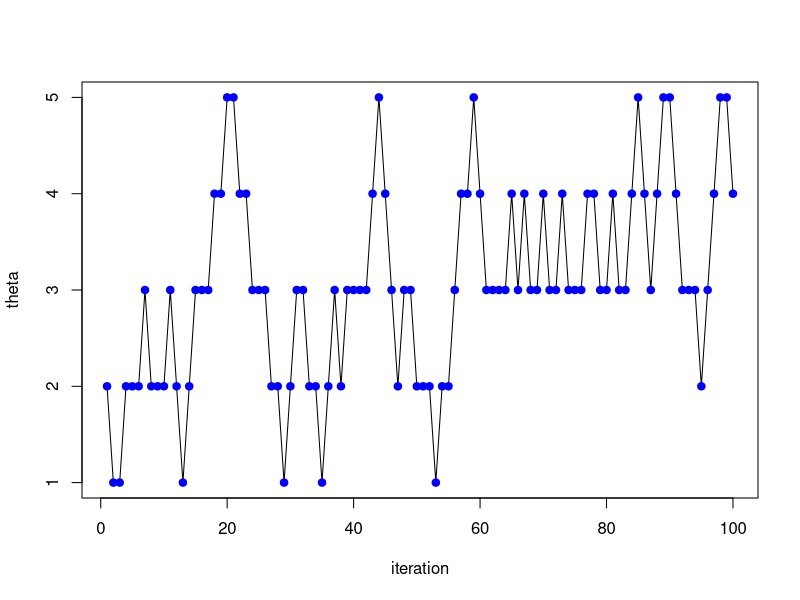
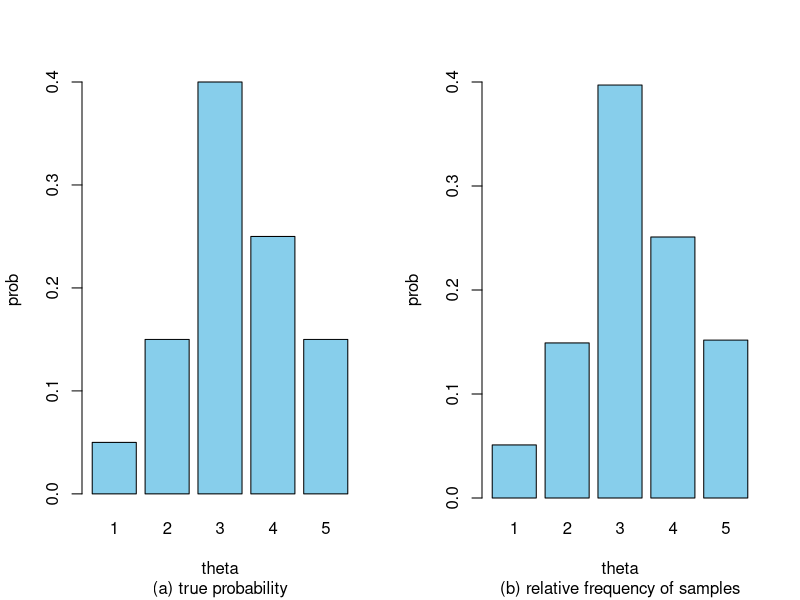
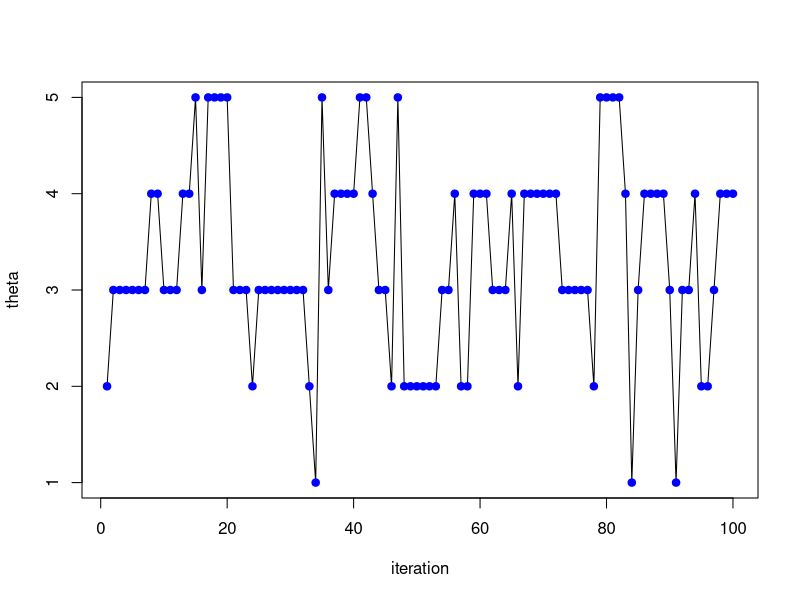
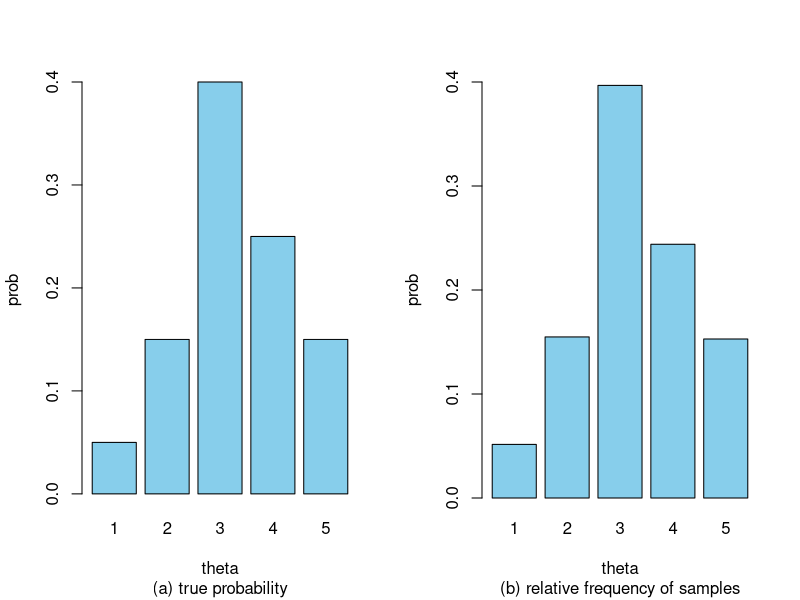
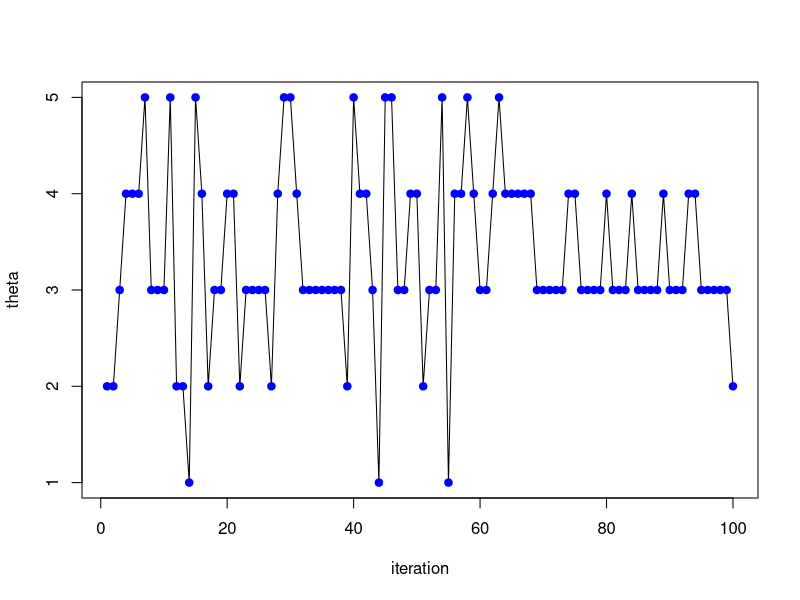
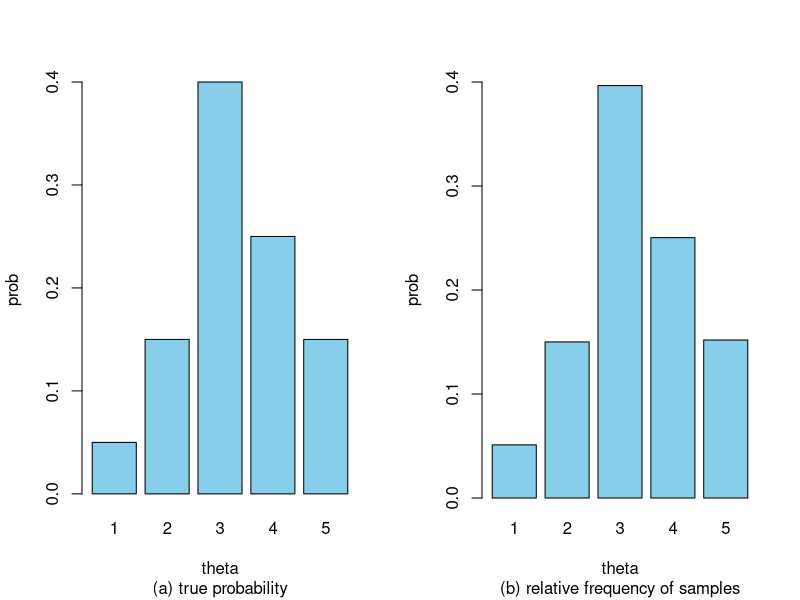

Write R code to recreate these figures, in order.
## ---- chunk 1
knitr::opts_chunk$set(echo = TRUE)
## ---- chunk 2
## 표본생성 ##

theta=c(1:5)
prob=c(1,3,8,5,3)/20

prob.ratio = function(theta1, theta2, theta, prob) {
  ind1 = which(theta == theta1)
  ind2 = which(theta == theta2)
  return(prob[ind1]/prob[ind2])
}

N=50000
theta.curr=2
theta.Samples=c(1:N)*0
theta.Samples[1]=theta.curr



## 방법1 ##
# Start Simulation #
for( iter in 1:(N-1)){
  theta.prop = ifelse(runif(1)<0.5, theta.curr+1, theta.curr-1)
  if (theta.prop<1 || theta.prop>5) theta.prop = theta.curr
  theta.prop = round(theta.prop,0)
  alpha.star = prob.ratio(theta.prop, theta.curr, theta, prob)
  alpha = min(1, alpha.star)
  theta.next = ifelse(runif(1)<alpha, theta.prop, theta.curr)
  theta.Samples[iter+1]=theta.next
  theta.curr=theta.next
}

# End Simulation #

# Graphs #
par(mfrow=c(1,1))
Ntrace = 100
plot(theta.Samples[1:Ntrace], type="l", xlab="iteration", ylab="theta")
points(c(1:Ntrace), theta.Samples[1:Ntrace], pch=19, col="blue")

par(mfrow=c(1,2))
barplot(prob,names.arg=theta, xlab="theta", ylab="prob", col="skyblue", sub="(a) true probability")
aa=table(theta.Samples[501:N])/sum(table(theta.Samples[501:N]))
barplot(aa, names.arg=theta, xlab="theta", ylab="prob", ylim=c(0,0.4), col="skyblue",
        sub="(b) relative frequency of samples")



## 방법2 ##
# Start Simulation #
for( iter in 1:(N-1)){
  theta.prop = sample(theta,1)
  theta.prop = round(theta.prop,0)
  alpha.star = prob.ratio(theta.prop, theta.curr, theta, prob)
  alpha = min(1, alpha.star)
  theta.next = ifelse(runif(1)<alpha, theta.prop, theta.curr)
  theta.Samples[iter+1]=theta.next
  theta.curr=theta.next
}

# End Simulation #

# Graphs #
par(mfrow=c(1,1))
Ntrace = 100
plot(theta.Samples[1:Ntrace], type="l", xlab="iteration", ylab="theta")
points(c(1:Ntrace), theta.Samples[1:Ntrace], pch=19, col="blue")

par(mfrow=c(1,2))
barplot(prob,names.arg=theta, xlab="theta", ylab="prob", col="skyblue", sub="(a) true probability")
aa=table(theta.Samples[501:N])/sum(table(theta.Samples[501:N]))
barplot(aa, names.arg=theta, xlab="theta", ylab="prob", ylim=c(0,0.4), col="skyblue",
        sub="(b) relative frequency of samples")



## 방법3 ##
# Start Simulation #
prob.prop=c(0.1, 0.1, 0.2, 0.3, 0.3)
for( iter in 1:(N-1)){
  theta.prop = sample(theta,1,prob=prob.prop)
  alpha.star = prob.ratio(theta.prop,theta.curr,theta,prob)*prob.ratio(theta.curr,theta.prop,theta,prob.prop)
  alpha = min(1, alpha.star)
  theta.next = ifelse(runif(1)<alpha, theta.prop, theta.curr)
  theta.Samples[iter+1]=theta.next
  theta.curr=theta.next
}

# End Simulation #

# Graphs #
par(mfrow=c(1,1))
Ntrace = 100
plot(theta.Samples[1:Ntrace], type="l", xlab="iteration", ylab="theta")
points(c(1:Ntrace), theta.Samples[1:Ntrace], pch=19, col="blue")

par(mfrow=c(1,2))
barplot(prob,names.arg=theta, xlab="theta", ylab="prob", col="skyblue", sub="(a) true probability")
aa=table(theta.Samples[501:N])/sum(table(theta.Samples[501:N]))
barplot(aa, names.arg=theta, xlab="theta", ylab="prob", ylim=c(0,0.4), col="skyblue",
        sub="(b) relative frequency of samples")


